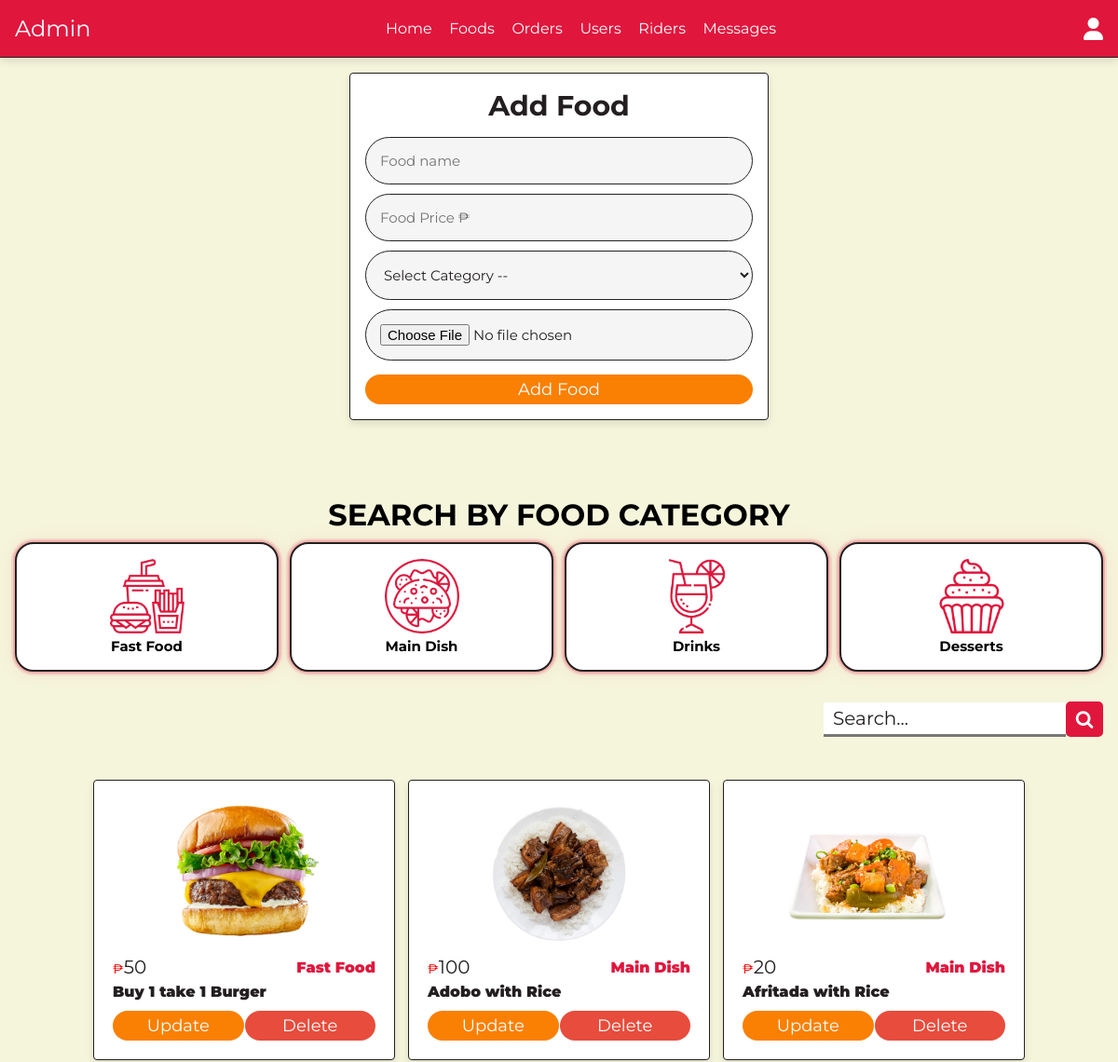
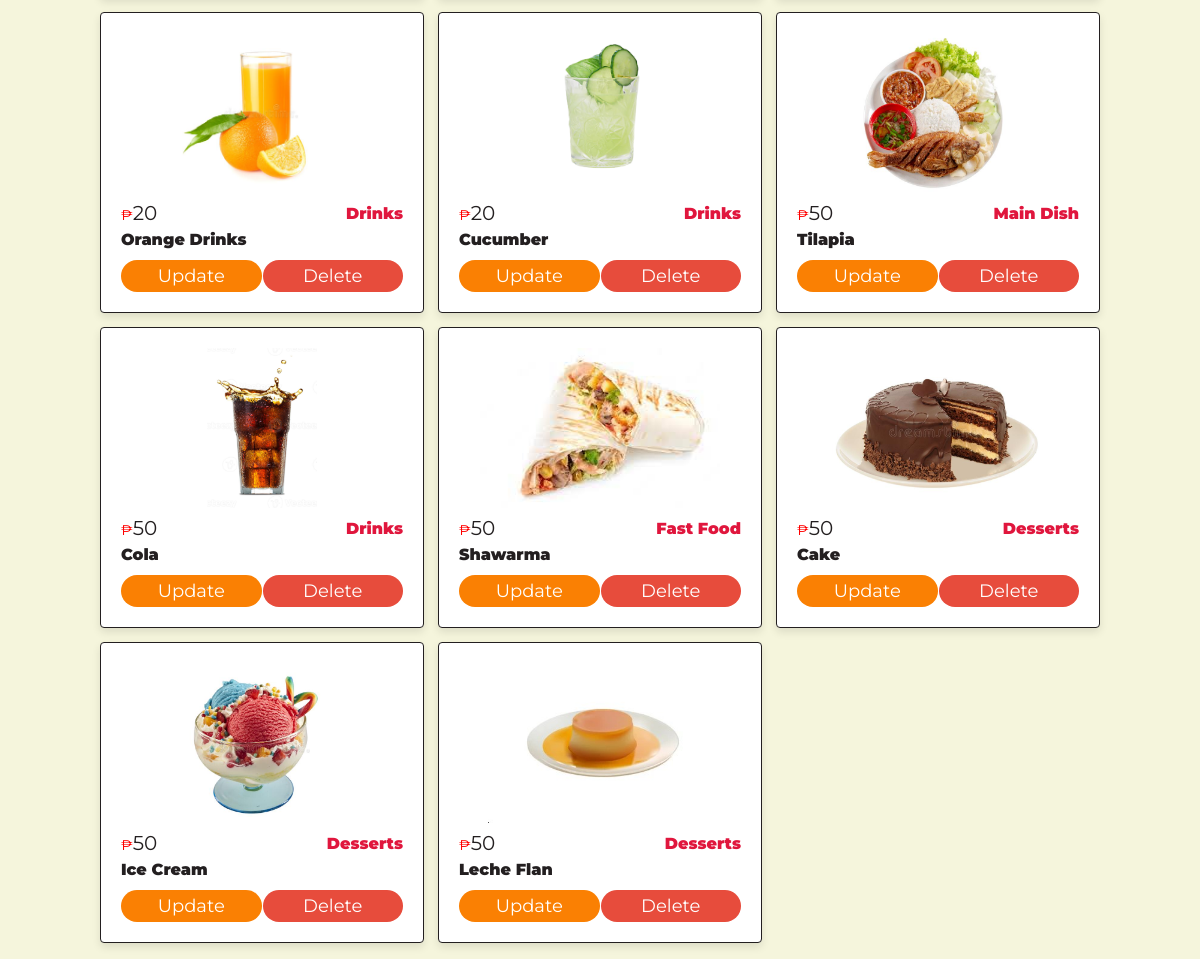
The app's page /admin/products.php (signed in) with its own data (2 pictures, top to bottom).
### tables this page shows
CREATE TABLE `products` (
  `id` int(100) NOT NULL,
  `name` varchar(100) NOT NULL,
  `category` varchar(100) NOT NULL,
  `price` int(100) NOT NULL,
  `image` varchar(100) NOT NULL
);

### admin/products.php (the view, shortened to what this page needs)
<?php
include '../components/connect.php';
?>
<!DOCTYPE html>
<html lang="en">
<head>
    <link rel="stylesheet" href="https://cdnjs.cloudflare.com/ajax/libs/font-awesome/6.4.0/css/all.min.css"
 />
   <link rel="stylesheet" href="https://cdnjs.cloudflare.com/ajax/libs/font-awesome/4.7.0/css/font-awesome.min.css">
   <link rel="stylesheet" href="../css/admin_style.css">
</head>
<body>
<?php include '../components/admin_header.php' ?>
<section class="add-products">
   <form action="" method="POST" enctype="multipart/form-data">
      <h3>Add Food</h3>
      <input type="text" required placeholder="Food name" name="name" maxlength="100" class="box">
      <input type="number" min="0" max="9999999999" required placeholder="Food Price ₱" name="price" onkeypress="if(this.value.length == 10) return false;" class="box">
      <select name="category" class="box" required>
         <option value="" disabled selected>Select Category --</option>
      </select>
      <input type="file" name="image" class="box" accept="image/jpg, image/jpeg, image/png," required>
      <input type="submit" value="Add Food" name="add_product" class="btn">
   </form>
</section>
<section style="margin-top: 50px;" class="category">
   <h1 style="text-align: center; font-size: 32px; margin-bottom: 10px;"class="title">SEARCH BY FOOD CATEGORY</h1>
   <div class="box-container">
   <h2 class="box" style="color: black;"><img src="../images/cat-1.png" alt="">Fast Food</h2>
   <h2 class="box" style="color: black;"><img src="../images/cat-2.png" alt="">Main Dish</h2>
   <h2 class="box" style="color: black;"><img src="../images/cat-3.png" alt="">Drinks</h2>
   <h2 class="box" style="color: black;"><img src="../images/cat-4.png" alt="">Desserts</h2>
   </div>
</section>
<section class="search-section">
   <form action="" method="get" class="search-form">
      <input type="text" id="searchInput" name="search" placeholder="Search...">
      <button type="submit"><i class="fa fa-search"></i></button>
   </form>
</section>
<section class="show-products" style="padding-top: 0;">
   <div class="box-container2">
      <?php
         if (isset($_GET['search'])) {
            $search = $_GET['search'];
            $select_products = $conn->prepare("SELECT * FROM `products` WHERE `name` LIKE :search OR `category` LIKE :search");
            $select_products->bindValue(':search', "%$search%", PDO::PARAM_STR);
         } else {
            $select_products = $conn->prepare("SELECT * FROM `products`");
         }
         $select_products->execute();
         $productsCount = $select_products->rowCount();
         if ($productsCount > 0) {
            while ($fetch_products = $select_products->fetch(PDO::FETCH_ASSOC)) {
      ?>
      <div class="box">
         <img src="../uploaded_img/<?= $fetch_products['image']; ?>" alt="">
         <div class="flex">
            <div class="price"><span style="color: red;">₱</span><?= $fetch_products['price']; ?><span></span></div>
            <div class="category"><span><?= $fetch_products['category']; ?></span></div>
         </div>
         <div class="name"><?= $fetch_products['name']; ?></div>
         <div class="flex-btn">
            <a href="update_product.php?update=<?= $fetch_products['id']; ?>" class="option-btn">Update</a>
            <a href="products.php?delete=<?= $fetch_products['id']; ?>" class="delete-btn" onclick="return confirm('Are you sure you want to delete this food?');">Delete</a>
         </div>
      </div>
      <?php
            }
         } else {
            echo '<p class="empty">No Products Found!</p>';
         }
      ?>
   </div>
</section>
</body>
</html>

### css/admin_style.css (style rules this page uses)
* { font-family: 'Montserrat', sans-serif; margin: 0; padding: 0; box-sizing: border-box; text-decoration: none; outline: none; border: none; }
html { font-size: 62.5%; overflow-x: hidden; }
body { background-color: beige; }
section { max-width: 1200px; margin: 0 auto; padding: 16px; }
.btn, .delete-btn, .option-btn { display: block; margin-top: 10px; border-radius: 50px; cursor: pointer; width: 100%; font-size: 18px; color: #fff; padding: 5px 24px; text-transform: capitalize; text-align: center; }
.btn { background-color: #FA8003; }
.delete-btn { background-color: #e74c3c; }
.option-btn { background-color: #FA8003; }
.flex-btn { display: flex; gap: 1px; }
.search-form { display: flex; align-items: center; justify-content: flex-end; margin-bottom: 30px; }
.search-form input[type="text"]::placeholder { color: #231F20; }
.search-form input[type="text"] { border: none; border-bottom: 3px solid #777; padding: 5px 10px; font-size: 20px; transition: border-bottom .3s; }
.search-form button { border: 2px solid #E0163D; border-radius: 5px; background-color: #E0163D; font-size: 20px; height: 38px; width: 40px; color: #fff; transition: color .3s; }
.category .box-container { display: grid; grid-template-columns: repeat(auto-fit, minmax(216px, 1fr)); gap: 12px; align-items: flex-start; }
.category .box-container .box { background-color: white; border-radius: 20px; border: 2px solid #231F20; box-shadow: 0 0 0 2px rgba(224, 22, 61, 0.2), 0 0 0 4px rgba(224, 22, 61, 0.1), 0 0 20px rgba(224, 22, 61, 0.1); padding: 16px; text-align: center; }
.category .box-container .box img { width: 100%; height: 80px; object-fit: contain; }
.add-products form { margin: 0 auto; max-width: 450px; background-color: #fff; border-radius: 4px; box-shadow: 0 4px 8px rgba(0, 0, 0, .1); border: 1.6px solid #231F20; padding: 16px; text-align: center; }
.add-products form h3 { margin-bottom: 10px; font-size: 30px; color: #231F20; text-transform: capitalize; }
.add-products form .box { background-color: #f5f5f5; border: 1.6px solid #231F20; width: 100%; padding: 15px; font-size: 15px; color: #231F20; border-radius: 50px; margin: 5px 0; }
.show-products .box-container2 { display: grid; grid-template-columns: repeat(auto-fit, 324px); gap: 14px; justify-content: center; align-items: flex-start; }
.show-products .box-container2 .box { background-color: #fff; border-radius: 4px; box-shadow: 0 4px 8px rgba(0, 0, 0, .1); border: 1.6px solid #231F20; padding: 20px; }
.show-products .box-container2 .box img { width: 100%; height: 160px; object-fit: contain; margin-bottom: 1px; }
.show-products .box-container2 .box .name { font-size: 16px; font-weight: 900; color: #231F20; padding: 1px 0; }
.show-products .box-container2 .box .flex { display: flex; align-items: center; gap: 1px; justify-content: space-between; }
.show-products .box-container2 .box .flex .category { font-size: 16px; font-weight: 900; color: #E0163D; }
.show-products .box-container2 .box .flex .price { font-size: 20px; color: #231F20; margin: 4px 0; }
.show-products .box-container2 .box .flex .price span { font-size: 14px; }

### records on screen
products: image (picture), price "50", category "Fast Food", name "Buy 1 take 1 Burger"
products: image (picture), price "100", category "Main Dish", name "Adobo with Rice"
products: image (picture), price "20", category "Main Dish", name "Afritada with Rice"
products: image (picture), price "20", category "Drinks", name "Orange Drinks"
products: image (picture), price "20", category "Drinks", name "Cucumber"
products: image (picture), price "50", category "Main Dish", name "Tilapia"
products: image (picture), price "50", category "Drinks", name "Cola"
products: image (picture), price "50", category "Fast Food", name "Shawarma"
products: image (picture), price "50", category "Desserts", name "Cake"
products: image (picture), price "50", category "Desserts", name "Ice Cream"
products: image (picture), price "50", category "Desserts", name "Leche Flan"
